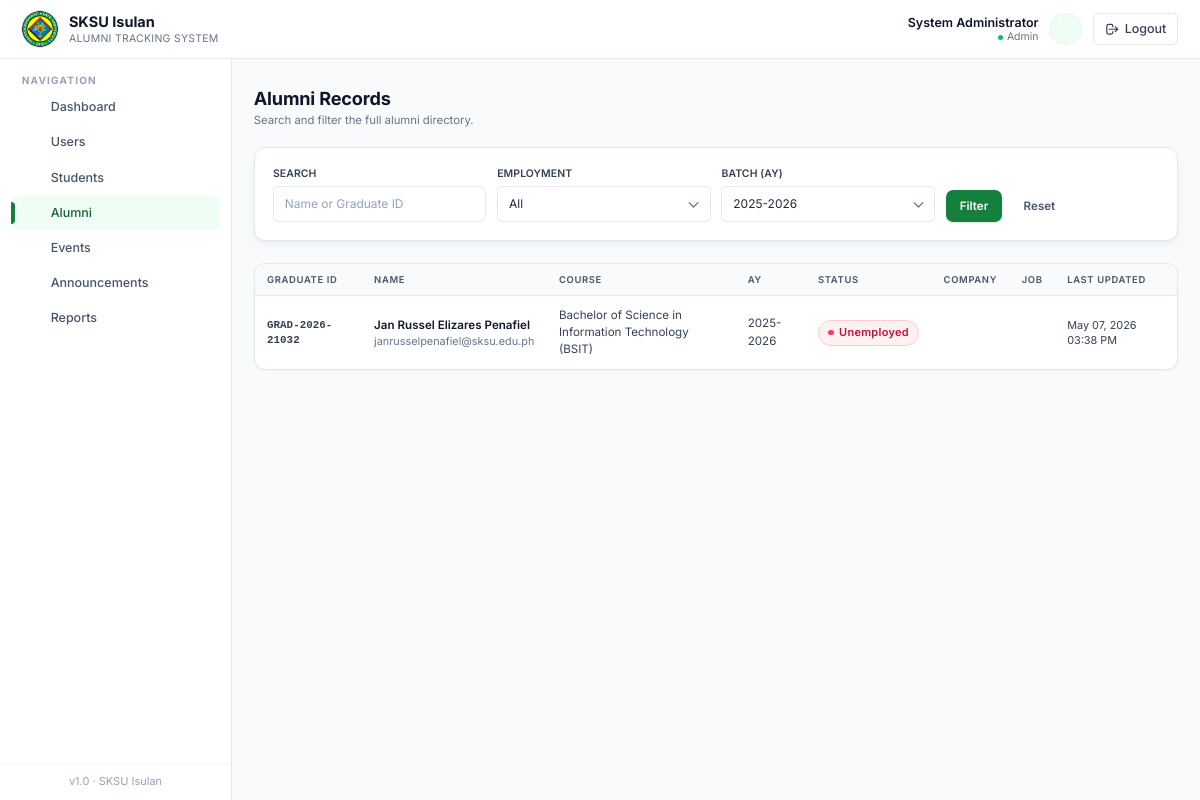
Page /pages/admin/alumni_list.php?batch=2025-2026 (signed in) on the committed database.
### tables this page shows
CREATE TABLE `alumni` (
  `id` int(11) NOT NULL,
  `user_id` int(11) NOT NULL,
  `graduate_id` int(11) NOT NULL,
  `employment_status` enum('Employed','Unemployed','Self-Employed','Further Studies') DEFAULT 'Unemployed',
  `company_name` varchar(150) DEFAULT NULL,
  `job_title` varchar(120) DEFAULT NULL,
  `industry` varchar(120) DEFAULT NULL,
  `work_address` varchar(255) DEFAULT NULL,
  `monthly_income` decimal(10,2) DEFAULT NULL,
  `career_achievements` text DEFAULT NULL,
  `last_updated` datetime DEFAULT current_timestamp()
);

CREATE TABLE `graduates` (
  `id` int(11) NOT NULL,
  `student_id` int(11) NOT NULL,
  `graduate_id` varchar(30) NOT NULL,
  `course` varchar(120) DEFAULT NULL,
  `department` varchar(120) DEFAULT NULL,
  `academic_year` varchar(20) DEFAULT NULL,
  `graduation_date` date DEFAULT NULL,
  `honors` varchar(80) DEFAULT NULL,
  `approved_by` int(11) DEFAULT NULL,
  `approved_at` datetime DEFAULT current_timestamp()
);

CREATE TABLE `users` (
  `id` int(11) NOT NULL,
  `full_name` varchar(150) NOT NULL,
  `email` varchar(150) NOT NULL,
  `password` varchar(255) NOT NULL,
  `role` enum('student','registrar','alumni','admin') NOT NULL DEFAULT 'student',
  `contact` varchar(30) DEFAULT NULL,
  `address` varchar(255) DEFAULT NULL,
  `status` enum('active','inactive') DEFAULT 'active',
  `created_at` datetime DEFAULT current_timestamp()
);

### includes/db.php (called while the page is built, shortened)
<?php
function db_select($conn, $sql, $types = '', $params = []) {
    $stmt = mysqli_prepare($conn, $sql);
    if (!empty($params)) {
        mysqli_stmt_bind_param($stmt, $types, ...$params);
    }
    mysqli_stmt_execute($stmt);
    $result = mysqli_stmt_get_result($stmt);
    $rows = [];
    while ($row = mysqli_fetch_assoc($result)) {
        $rows[] = $row;
    }
    return $rows;
}
function e($value) {
    return htmlspecialchars((string)$value, ENT_QUOTES, 'UTF-8');
}

### pages/admin/alumni_list.php (the view, shortened to what this page needs)
<?php
require_once __DIR__ . '/../../includes/auth.php';
require_once __DIR__ . '/../../includes/helpers.php';
$q = trim($_GET['q'] ?? '');
$batch  = $_GET['batch'] ?? '';
$conds = ['1']; $types = ''; $params = [];
if ($batch) { $conds[] = 'g.academic_year=?'; $types .= 's'; $params[] = $batch; }
$where = implode(' AND ', $conds);
$all_rows = db_select($conn, "SELECT a.*, u.full_name, u.email, g.graduate_id, g.course, g.academic_year
    FROM alumni a JOIN users u ON u.id=a.user_id JOIN graduates g ON g.id=a.graduate_id WHERE $where ORDER BY a.id ASC", $types, $params);
$batches = db_select($conn, "SELECT DISTINCT academic_year FROM graduates WHERE academic_year IS NOT NULL ORDER BY academic_year DESC");
include __DIR__ . '/../../templates/header.php';
include __DIR__ . '/../../templates/sidebar.php';
?>
<main class="flex-1 px-4 sm:px-6 py-8">
  <div class="page-head">
    <div>
      <h1>Alumni Records</h1>
      <p class="subtitle">Search and filter the full alumni directory.</p>
    </div>
  </div>
  <form class="card grid sm:grid-cols-4 gap-3 mb-6 items-end">
    <div><label class="label">Search</label><input name="q" value="<?= e($q) ?>" class="input" placeholder="Name or Graduate ID"></div>
    <div><label class="label">Employment</label>
      <select name="status" class="input"><option value="">All</option>
      </select>
    </div>
    <div><label class="label">Batch (AY)</label>
      <select name="batch" class="input"><option value="">All</option>
        <?php foreach ($batches as $b): ?><option <?= $batch===$b['academic_year']?'selected':'' ?>><?= e($b['academic_year']) ?></option><?php endforeach; ?>
      </select>
    </div>
    <div class="flex gap-2">
      <button class="btn-primary">Filter</button>
      <a href="?" class="btn-ghost">Reset</a>
    </div>
  </form>
  <div class="table-wrap has-pagination overflow-x-auto">
    <table class="table-clean">
      <thead>
        <tr>
          <th class="pl-6">Graduate ID</th>
          <th>Name</th>
          <th>Course</th>
          <th>AY</th>
          <th>Status</th>
          <th>Company</th>
          <th>Job</th>
          <th class="pr-6">Last Updated</th>
        </tr>
      </thead>
      <tbody>
        <?php foreach ($rows as $r): ?>
          <tr>
            <td class="pl-6 font-mono text-xs font-bold text-crimson-700" data-label="Graduate ID"><?= e($r['graduate_id']) ?></td>
            <td data-label="Name">
              <div class="font-semibold text-ink-900"><?= e($r['full_name']) ?></div>
              <div class="text-xs text-ink-500"><?= e($r['email']) ?></div>
            </td>
            <td class="text-ink-700" data-label="Course"><?= e($r['course']) ?></td>
            <td class="text-ink-600" data-label="AY"><?= e($r['academic_year']) ?></td>
            <td data-label="Status"><?= status_badge($r['employment_status']) ?></td>
            <td class="text-ink-600" data-label="Company"><?= e($r['company_name'] ?: '') ?></td>
            <td class="text-ink-600" data-label="Job"><?= e($r['job_title'] ?: '') ?></td>
            <td class="pr-6 text-xs text-ink-500" data-label="Last Updated"><?= fmt_datetime($r['last_updated']) ?></td>
          </tr>
        <?php endforeach; ?>
      </tbody>
    </table>
  </div>
</main>
<?php include __DIR__ . '/../../templates/footer.php'; ?>

### includes/helpers.php (shortened to what this page needs)
<?php
require_once __DIR__ . '/icons.php';
function fmt_datetime($datetime) {
    return date('M d, Y h:i A', strtotime($datetime));
}
function status_badge($status) {
    $status = strtolower((string)$status);
    $map = [
        'pending'        => ['bg-amber-50',   'text-amber-700',   'border-amber-200',   '#f59e0b'],
        'approved'       => ['bg-emerald-50', 'text-emerald-700', 'border-emerald-200', '#10b981'],
        'rejected'       => ['bg-rose-50',    'text-rose-700',    'border-rose-200',    '#f43f5e'],
        'active'         => ['bg-emerald-50', 'text-emerald-700', 'border-emerald-200', '#10b981'],
        'inactive'       => ['bg-slate-100',  'text-slate-700',   'border-slate-200',   '#94a3b8'],
        'paid'           => ['bg-emerald-50', 'text-emerald-700', 'border-emerald-200', '#10b981'],
        'refunded'       => ['bg-sky-50',     'text-sky-700',     'border-sky-200',     '#0ea5e9'],
        'scheduled'      => ['bg-sky-50',     'text-sky-700',     'border-sky-200',     '#0ea5e9'],
        'attended'       => ['bg-emerald-50', 'text-emerald-700', 'border-emerald-200', '#10b981'],
        'cancelled'      => ['bg-rose-50',    'text-rose-700',    'border-rose-200',    '#f43f5e'],
        'employed'       => ['bg-emerald-50', 'text-emerald-700', 'border-emerald-200', '#10b981'],
        'unemployed'     => ['bg-rose-50',    'text-rose-700',    'border-rose-200',    '#f43f5e'],
        'self-employed'  => ['bg-indigo-50',  'text-indigo-700',  'border-indigo-200',  '#6366f1'],
        'further studies'=> ['bg-violet-50',  'text-violet-700',  'border-violet-200',  '#8b5cf6'],
        'upcoming'       => ['bg-sky-50',     'text-sky-700',     'border-sky-200',     '#0ea5e9'],
        'ongoing'        => ['bg-amber-50',   'text-amber-700',   'border-amber-200',   '#f59e0b'],
        'completed'      => ['bg-emerald-50', 'text-emerald-700', 'border-emerald-200', '#10b981'],
    ];
    [$bg, $tx, $br, $dot] = $map[$status] ?? ['bg-slate-50','text-slate-700','border-slate-200','#94a3b8'];
    $label = e(ucfirst($status));
    return '<span class="inline-flex items-center gap-1.5 px-2.5 py-1 rounded-full text-[11px] font-semibold tracking-wide border '
        . $bg . ' ' . $tx . ' ' . $br . '">'
        . '<span class="w-1.5 h-1.5 rounded-full" style="background:' . $dot . '"></span>'
        . $label . '</span>';
}

### assets/css/app.css (style rules this page uses)
:root { --crimson-50:#f0fdf4; --crimson-100:#dcfce7; --crimson-200:#bbf7d0; --crimson-300:#86efac; --crimson-400:#4ade80; --crimson-500:#22c55e; --crimson-600:#16a34a; --crimson-700:#15803d; --crimson-800:#166534; --crimson-900:#14532d; --ink-50:#f8fafc; --ink-100:#f1f5f9; --ink-200:#e2e8f0; --ink-300:#cbd5e1; --ink-400:#94a3b8; --ink-500:#64748b; --ink-600:#475569; --ink-700:#334155; --ink-800:#1e293b; --ink-900:#0f172a; }
html { font-size: 14.5px; }
html, body { font-family: 'Inter', ui-sans-serif, system-ui, -apple-system, 'Segoe UI', Roboto, sans-serif; }
body { color: var(--ink-800); background: var(--ink-50); line-height: 1.5; }
.card { background:#fff; border-radius: 0.75rem; border:1px solid var(--ink-200); box-shadow: 0 1px 2px rgba(15,23,42,0.04), 0 4px 12px rgba(15,23,42,0.04); padding:1.25rem; transition: box-shadow .2s ease, transform .2s ease, border-color .2s ease; }
.btn-primary, .btn-secondary, .btn-ghost, .btn-danger { display: inline-flex; align-items: center; justify-content: center; gap: 0.45rem; font-weight: 600; font-size: 0.8rem; padding: 0.55rem 0.9rem; border-radius: 0.5rem; transition: background .15s ease, color .15s ease, border-color .15s ease, box-shadow .15s ease, transform .05s ease; border: 1px solid transparent; cursor: pointer; line-height: 1.25; }
.btn-primary { background: var(--crimson-700); color:#fff; box-shadow: 0 1px 2px rgba(21,128,61,0.18); }
.btn-ghost { background: transparent; color: var(--ink-600); }
.input, select.input, textarea.input { width:100%; padding: 0.55rem 0.75rem; border:1px solid var(--ink-200); background:#fff; border-radius: 0.45rem; outline: none; font-size: 0.825rem; color: var(--ink-800); transition: border-color .15s ease, box-shadow .15s ease, background .15s ease; }
.input::placeholder { color: var(--ink-400); }
select.input { appearance: none; background-repeat: no-repeat; background-position: right 0.6rem center; background-size: 1rem; padding-right: 2.1rem; }
.label { display:block; font-size: 0.72rem; font-weight: 600; color: var(--ink-700); margin-bottom: 0.3rem; letter-spacing: 0.01em; text-transform: uppercase; }
.table-clean { width:100%; border-collapse: separate; border-spacing: 0; font-size: 0.8rem; }
.table-clean thead th { background: var(--ink-50); color: var(--ink-600); font-weight: 600; text-align:left; padding: 0.6rem 0.85rem; font-size: 0.65rem; text-transform: uppercase; letter-spacing: 0.07em; border-bottom:1px solid var(--ink-200); white-space: nowrap; }
.table-clean tbody td { padding: 0.7rem 0.85rem; border-bottom:1px solid var(--ink-100); color: var(--ink-700); vertical-align: middle; }
.table-clean tbody tr:last-child td { border-bottom: none; }
.table-clean tbody tr { transition: background .12s ease; }
.table-wrap { background:#fff; border:1px solid var(--ink-200); border-radius: 0.75rem; overflow: hidden; box-shadow: 0 1px 2px rgba(15,23,42,0.04); }
.page-head { display:flex; align-items: flex-start; justify-content: space-between; gap: 1rem; margin-bottom: 1.25rem; flex-wrap: wrap; }
.page-head h1 { font-size: 1.25rem; font-weight: 700; color: var(--ink-900); letter-spacing: -0.01em; line-height: 1.2; }
.page-head .subtitle { font-size: 0.78rem; color: var(--ink-500); margin-top: 0.15rem; }
.table-wrap.has-pagination { border-bottom-left-radius: 0; border-bottom-right-radius: 0; border-bottom: 0; }
.table-wrap.has-pagination:not(:has(+ .pagination)) { border-bottom-left-radius: 0.75rem; border-bottom-right-radius: 0.75rem; border-bottom: 1px solid var(--ink-200); }

### rows in the picture
alumni: graduate.graduate_id "GRAD-2026-21032", user.full_name "Jan Russel Elizares Penafiel", user.email "janrusselpenafiel@sksu.edu.ph", graduate.course "Bachelor of Science in Information Technology (BSIT)", graduate.academic_year "2025-2026", employment_status "Unemployed", last_updated "May 07, 2026 03:38 PM"

### other values in the picture
$_SESSION['full_name'] "System Administrator"
$_role "Admin"
$label "Dashboard"
$label "Users"
$label "Students"
$label "Alumni"
$label "Events"
$label "Announcements"
$label "Reports"
form field batch "2025-2026"
